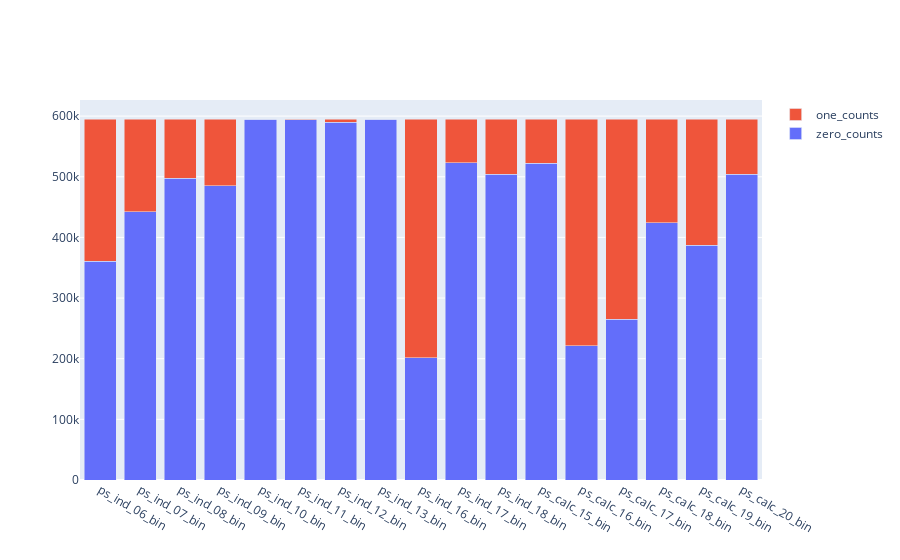

Write notebook code for a chart like this one.
### Markdown cell above
## 各类特征分析
### 二分类特征分析

### Code cell
import plotly.offline as pltoff
import plotly.graph_objs as go

train_bin_zero_list = []
train_bin_one_list = []
for col in bin_cols:
    temp = train[col].value_counts()
    zero = temp[0]
    one = temp[1]
    train_bin_zero_list.append(zero)
    train_bin_one_list.append(one)

train_trace1 = go.Bar(x = bin_cols,
               y = train_bin_zero_list,
               name = 'zero_counts')
train_trace2 = go.Bar(x = bin_cols,
               y = train_bin_one_list,
               name = 'one_counts')
train_bin_plot_data = [train_trace1, train_trace2]
layout = go.Layout(barmode = 'stack')
fig = go.Figure(layout = layout, data = train_bin_plot_data)
pltoff.iplot(fig, filename = 'stacked-bar')
##ps_ind_14与ps_ind_10,ps_ind_11,ps_ind_12,ps_ind_13相关，而这3项空值较多

### Figure 1 — Plotly figure (JSON) as saved in the notebook; plotly's stock layout.template omitted (floating-point values rounded to 4 significant figures)
{"data": [{"name": "zero_counts", "type": "bar", "x": ["ps_ind_06_bin", "ps_ind_07_bin", "ps_ind_08_bin", "ps_ind_09_bin", "ps_ind_10_bin", "ps_ind_11_bin", "ps_ind_12_bin", "ps_ind_13_bin", "ps_ind_16_bin", "ps_ind_17_bin", "ps_ind_18_bin", "ps_calc_15_bin", "ps_calc_16_bin", "ps_calc_17_bin", "ps_calc_18_bin", "ps_calc_19_bin", "ps_calc_20_bin"], "y": [360852, 442223, 497644, 484917, 594990, 594205, 589594, 594648, 201882, 523143, 503879, 522342, 221514, 265356, 424278, 387469, 503955]}, {"name": "one_counts", "type": "bar", "x": ["ps_ind_06_bin", "ps_ind_07_bin", "ps_ind_08_bin", "ps_ind_09_bin", "ps_ind_10_bin", "ps_ind_11_bin", "ps_ind_12_bin", "ps_ind_13_bin", "ps_ind_16_bin", "ps_ind_17_bin", "ps_ind_18_bin", "ps_calc_15_bin", "ps_calc_16_bin", "ps_calc_17_bin", "ps_calc_18_bin", "ps_calc_19_bin", "ps_calc_20_bin"], "y": [234360, 152989, 97568, 110295, 222, 1007, 5618, 564, 393330, 72069, 91333, 72870, 373698, 329856, 170934, 207743, 91257]}], "layout": {"barmode": "stack"}}
